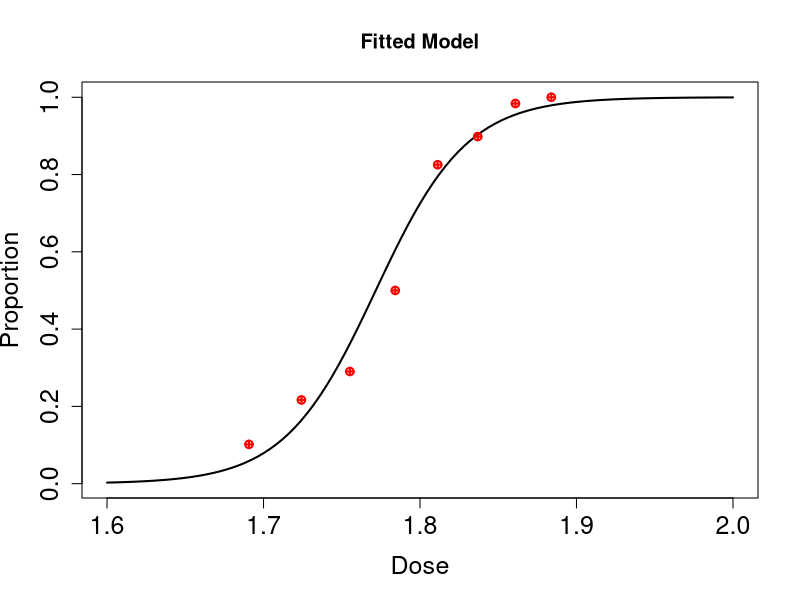

Here is the R script that generated this plot:
# Delete Memory
rm(list=ls())

# Required package
library(knitr)

# Beetle data
dat =  cbind(c(1.6907, 1.7242, 1.7552, 1.7842, 1.8113,1.8369, 1.861, 1.8839), 
             c(59, 60, 62, 56, 63, 59, 62, 60), 
             c(6, 13, 18, 28, 52, 53, 61, 60))

# Naming the columns
colnames(dat) <- c("Dose", "N","x")

# Displaying the data
kable(dat, digits = 4)


ns = length(dat[,1]) # number of responses
ni <- dat[,2] # numbers of beetles
yi <- dat[,3] # numbers of dead beetles after exposure
xi <- dat[,1] # Dose

###############################################################################################################
# Maximum Likelihood Estimation using three methods
###############################################################################################################

#--------------------------
# Using  Newton's method
#--------------------------
theta = c(0,0) # Initial value

N = 100 # Number of iterations 

# Running the iterations
for(i in 1:N){
  pi <- exp(theta[1] + theta[2]*xi)/( 1 + exp(theta[1] + theta[2]*xi) )
  S <- c( sum(yi - ni*pi), sum(xi*(yi - ni*pi)))
  I <- rbind( c(sum(ni*pi*(1-pi)), sum(ni*xi*pi*(1-pi)) ), c(sum(ni*xi*pi*(1-pi)), sum(ni*xi^2*pi*(1-pi)) ) )
  theta <- theta + solve(I)%*%S
}

# MLE after 100 iterations
theta

# LD50
-theta[1]/theta[2]

#--------------------------
# Direct implementation
#--------------------------

# log-likelihood function
lpl = function(par){
  var <- vector()
  for(i in 1:ns) var[i] = dat[i,3]*log(plogis(par[1]+par[2]*dat[i,1])) + (dat[i,2]-dat[i,3])*log(1-plogis(par[1]+par[2]*dat[i,1]))
  return(-sum(var))
}

# Optimisation step using optim
OPT <- optim(c(-60,30),lpl,control=list(maxit=20000,abstol=1e-18,reltol=1e-18))
# MLE
OPT$par

#--------------------------
# Using glm
#--------------------------
glm(cbind(yi,ni-yi) ~ xi, family=binomial(logit), data=data.frame(dat))


###############################################################################################################
# Visualisation of the fitted dose-response model
###############################################################################################################

# Proportions
propi <- yi/ni

# Fitted logistic model
fit.logis <- Vectorize(function(d)  plogis(theta[1] + theta[2]*d))

curve(fit.logis,1.6,2, xlab = "Dose", ylab = "Proportion", main = "Fitted Model", lwd = 2, cex.axis = 1.5, cex.lab = 1.5)
points(xi,propi,pch=10,col="red",lwd=2)
